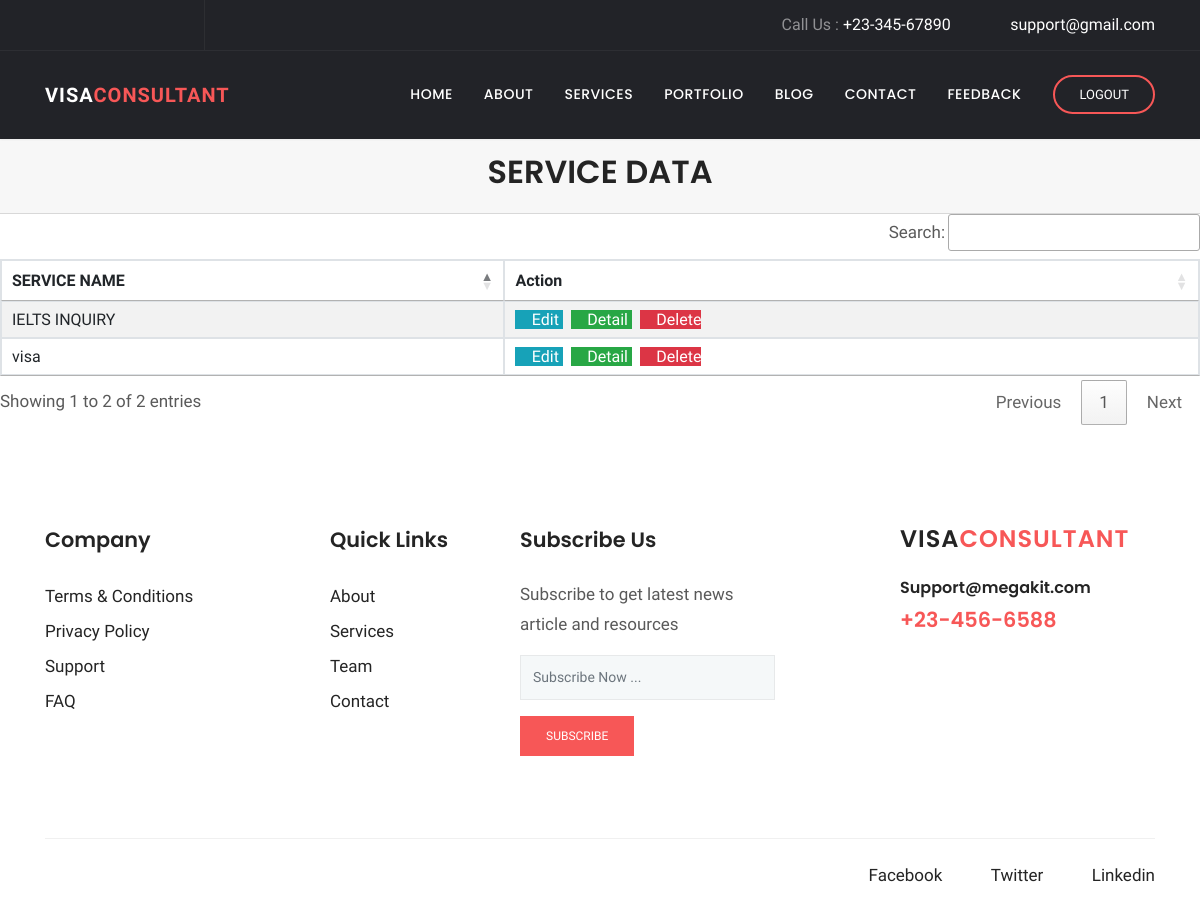
Before: /services/view/ with the older database file.
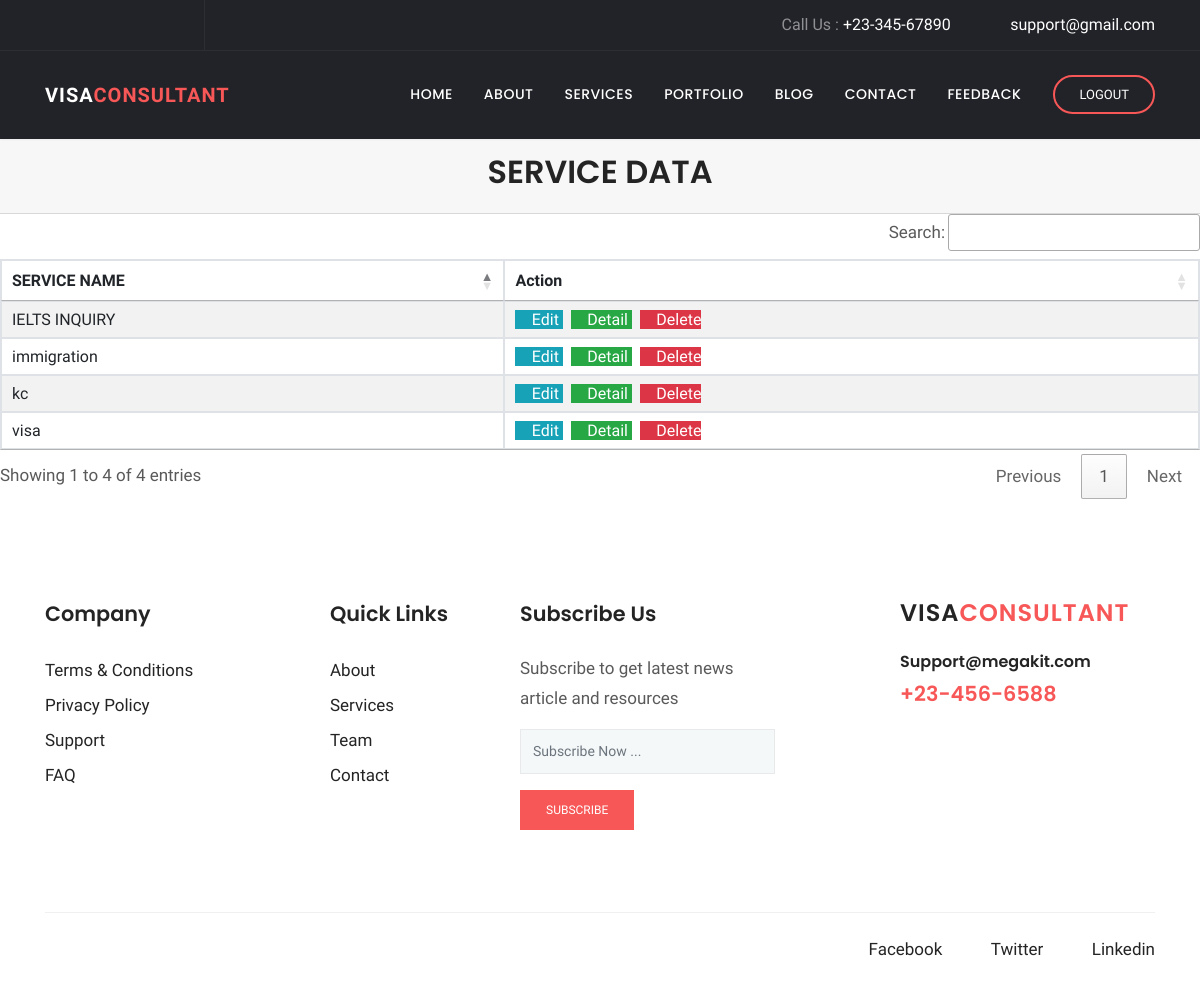
After: the same page with the newer database file.
### services/models.py (models this page shows, shortened)
class service(models.Model):
    SERVICE_NAME=models.CharField(max_length=25)

### services/views.py (the view)
# urls.py: path('view/', ListServiceView.as_view(), name='service-view'),
class ListServiceView(ListView):
    model = service
    context_object_name = 'services'
    template_name = 'services/service_list.html'

### services/templates/services/service_list.html (shortened to what the changed rows need)
{% load static %}
{% block extra_css %}
      <link rel="stylesheet" href="{% static 'plugins/bootstrap/css/bootstrap.min.css' %}">
      <link rel="stylesheet" href="{% static 'plugins/themify/css/themify-icons.css' %}">
      <link rel="stylesheet" href="{% static 'plugins/fontawesome/css/all.css' %}">
      <link rel="stylesheet" href="{% static 'plugins/magnific-popup/dist/magnific-popup.css' %}">
      <link rel="stylesheet" href="{% static 'plugins/slick-carousel/slick/slick.css' %}">
      <link rel="stylesheet" href="{% static 'plugins/slick-carousel/slick/slick-theme.css' %}">
      <link rel="stylesheet" href="{% static 'css/style.css' %}">
<link rel="stylesheet" href="https://cdn.datatables.net/1.10.25/css/jquery.dataTables.min.css">
<link rel="stylesheet" href="https://cdn.datatables.net/buttons/1.7.1/css/buttons.dataTables.min.css">
<link rel="stylesheet" href="https://cdn.datatables.net/searchbuilder/1.1.0/css/searchBuilder.dataTables.min.css">
<link rel="stylesheet" href="https://cdn.datatables.net/datetime/1.1.0/css/dataTables.dateTime.min.css">
<link rel="stylesheet" href="https://cdn.datatables.net/1.10.25/css/jquery.dataTables.min.css">
<link rel="stylesheet" href="https://cdn.datatables.net/colreorder/1.5.4/css/colReorder.dataTables.min.css">
{% endblock %}
{% block body %}
              <div class="card-header">
                  <h2 align="center"> SERVICE DATA </h2>
              </div>
                <table id="example1" class="table table-bordered table-striped" id="example1">
                  <thead>
                  <tr>
                      <th>SERVICE NAME</th>
                      <th>Action</th>
                  </tr>
                  </thead>
                    <tbody>
                        {% for service in services %}
                        <tr>
                            <td>{{ service.SERVICE_NAME }}</td>
                            <td>
                                <a href="{% url 'service-update'  user.id %}" class="btn-info" >
                                    <i class="fas fa-pencil-alt"></i> Edit
                                </a>
                                <a href="{% url 'service-detail'  user.id %}" class="btn-success">
                                    <i class="fas fa-file-invoice"></i> Detail
                                </a>
                                <a href="{% url 'service-delete'  user.id %}" class="btn-danger">
                                    <i class="fas fa-trash-alt"></i> Delete
                                </a>
                            </td>
                        </tr>
                    {% endfor %}
                  </tbody>
                </table>
{% endblock %}

Changed rows visible on the page:
added service: SERVICE_NAME "kc"
added service: SERVICE_NAME "immigration"
Other visible differences:
text written by a page script: "Search: Showing 1 to 2 of 2 entries Previous 1 Next" → "Search: Showing 1 to 4 of 4 entries Previous 1 Next"
